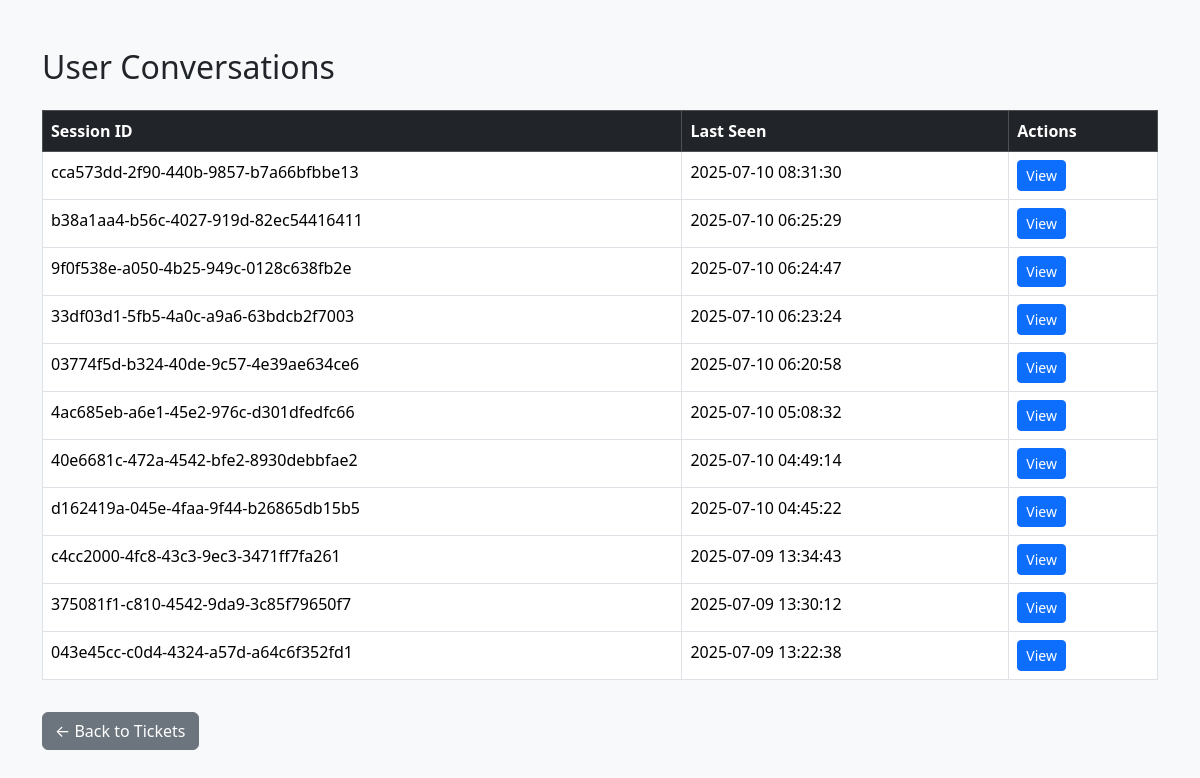
Page /admin/conversations (signed in) on the committed database.
### tables this page shows
CREATE TABLE history (
            id INTEGER PRIMARY KEY AUTOINCREMENT,
            session_id TEXT NOT NULL,
            role TEXT NOT NULL,
            content TEXT NOT NULL,
            tool_name TEXT,
            tool_args TEXT,
            tool_response TEXT,
            timestamp TIMESTAMP DEFAULT CURRENT_TIMESTAMP,
            message_index INTEGER,
            FOREIGN KEY (session_id) REFERENCES session(session_id)
        );

### app.py (the view)
@app.get("/admin/conversations")
async def admin_conversations(request: Request):
    if not request.session.get("admin_logged_in"):
        return RedirectResponse(url="/admin", status_code=303)
    conn = sqlite3.connect("chat_history.db")  # or your actual DB file
    conn.row_factory = sqlite3.Row
    c = conn.cursor()
    c.execute("""
        SELECT session_id, MAX(timestamp) as last_seen
        FROM history
        GROUP BY session_id
        ORDER BY last_seen DESC
    """)
    sessions = c.fetchall()
    conn.close()
    return templates.TemplateResponse("admin_conversations.html", {"request": request, "sessions": sessions})

### templates/admin_conversations.html (shortened to what this page needs)
<!DOCTYPE html>
<html lang="en">
<head>
    <link href="https://cdn.jsdelivr.net/npm/bootstrap@5.3.3/dist/css/bootstrap.min.css" rel="stylesheet">
</head>
<body class="bg-light">
    <div class="container py-5">
        <h2 class="mb-4">User Conversations</h2>
        <table class="table table-bordered table-hover bg-white">
            <thead class="table-dark">
                <tr>
                    <th scope="col">Session ID</th>
                    <th scope="col">Last Seen</th>
                    <th scope="col">Actions</th>
                </tr>
            </thead>
            <tbody>
                {% for row in sessions %}
                <tr>
                    <td>{{ row.session_id }}</td>
                    <td>{{ row.last_seen }}</td>
                    <td><a href="/admin/conversations/{{ row.session_id }}" class="btn btn-sm btn-primary">View</a></td>
                </tr>
                {% endfor %}
            </tbody>
        </table>
        <a href="/admin/tickets" class="btn btn-secondary mt-3">← Back to Tickets</a>
    </div>
</body>
</html>

### rows in the picture
history: session_id "cca573dd-2f90-440b-9857-b7a66bfbbe13", last_seen "2025-07-10 08:31:30"
history: session_id "b38a1aa4-b56c-4027-919d-82ec54416411", last_seen "2025-07-10 06:25:29"
history: session_id "9f0f538e-a050-4b25-949c-0128c638fb2e", last_seen "2025-07-10 06:24:47"
history: session_id "33df03d1-5fb5-4a0c-a9a6-63bdcb2f7003", last_seen "2025-07-10 06:23:24"
history: session_id "03774f5d-b324-40de-9c57-4e39ae634ce6", last_seen "2025-07-10 06:20:58"
history: session_id "4ac685eb-a6e1-45e2-976c-d301dfedfc66", last_seen "2025-07-10 05:08:32"
history: session_id "40e6681c-472a-4542-bfe2-8930debbfae2", last_seen "2025-07-10 04:49:14"
history: session_id "d162419a-045e-4faa-9f44-b26865db15b5", last_seen "2025-07-10 04:45:22"
history: session_id "c4cc2000-4fc8-43c3-9ec3-3471ff7fa261", last_seen "2025-07-09 13:34:43"
history: session_id "375081f1-c810-4542-9da9-3c85f79650f7", last_seen "2025-07-09 13:30:12"
history: session_id "043e45cc-c0d4-4324-a57d-a64c6f352fd1", last_seen "2025-07-09 13:22:38"
